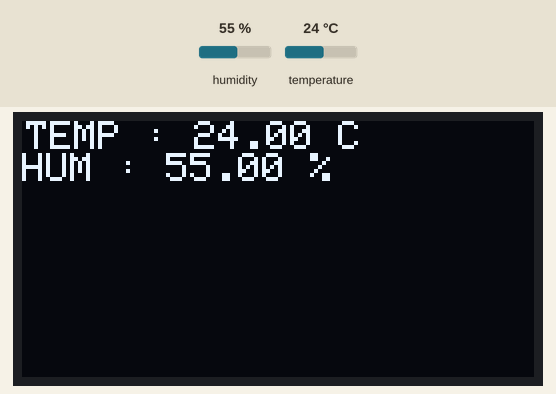
Bench run of a sketch on a simulated ESP8266 (NodeMCU). Parts: 128×64 one-colour display. The test bench sets the inputs (shaded band); at power-on: humidity 55 %, temperature 24 °C. WiFi joins after 1.5 s; servers stay silent unless stated; the display library's start-up logo is not drawn; what the sketch prints to the serial monitor is not drawn.

Above: at 9.9 s.
10.0 s: humidity set to 22 %
At 14.7 s:
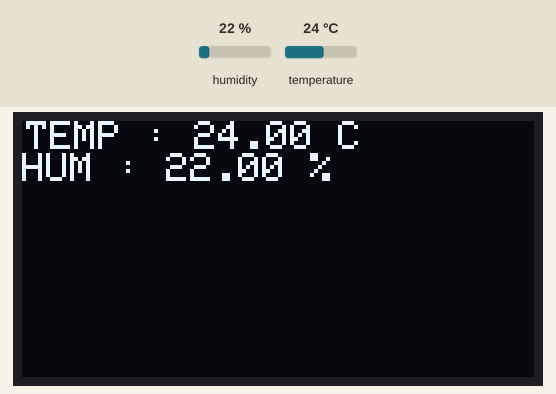
23.2 s: temperature set to 12 °C
At 26.0 s:
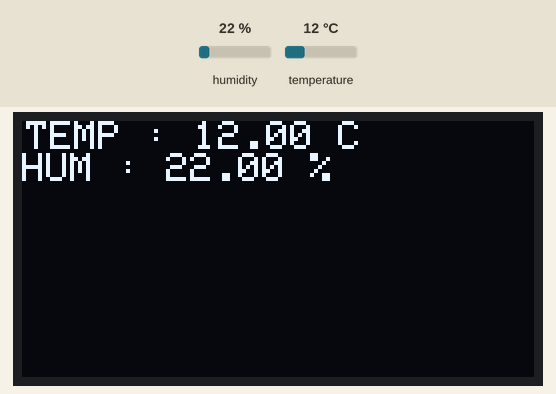
29.0 s: humidity set to 40 %
At 30.5 s:
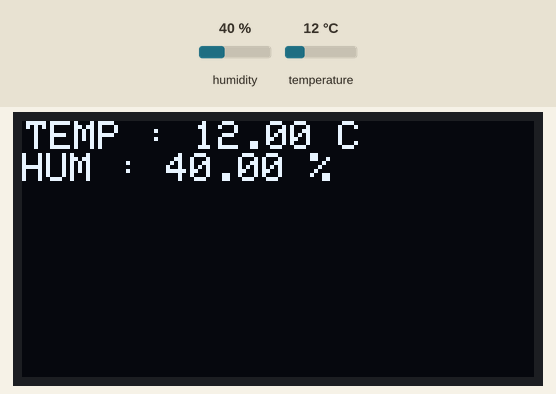
34.1 s: temperature set to 19 °C
Timing chart, 0 to 37.1 s (numbered marks = the images above; inputs shaded):
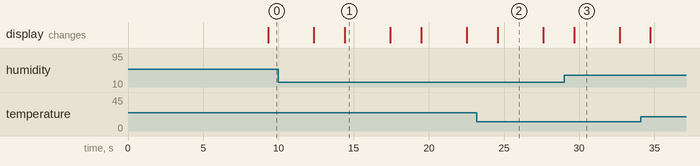

The sketch:

Node_C.ino
```cpp
#include <ESP8266WiFi.h>
#include <BlynkSimpleEsp8266.h>
#include <DHT.h>
//#include <BH1750.h>
#include <SPI.h>
#include <Wire.h>
#include <Adafruit_GFX.h>
#include <Adafruit_SSD1306.h>

//BH1750 lightMeter;

#define OLED_RESET LED_BUILTIN
Adafruit_SSD1306 display(OLED_RESET);

#define NUMFLAKES 10
#define XPOS 0
#define YPOS 1
#define DELTAY 2


#define LOGO16_GLCD_HEIGHT 16
#define LOGO16_GLCD_WIDTH  16
static const unsigned char PROGMEM logo16_glcd_bmp[] =
{ B00000000, B11000000,
  B00000001, B11000000,
  B00000001, B11000000,
  B00000011, B11100000,
  B11110011, B11100000,
  B11111110, B11111000,
  B01111110, B11111111,
  B00110011, B10011111,
  B00011111, B11111100,
  B00001101, B01110000,
  B00011011, B10100000,
  B00111111, B11100000,
  B00111111, B11110000,
  B01111100, B11110000,
  B01110000, B01110000,
  B00000000, B00110000 };

#if (SSD1306_LCDHEIGHT != 64)
#error("Height incorrect, please fix Adafruit_SSD1306.h!");
#endif

#define BLYNK_PRINT Serial

//char ssid[] = "@3BB";
//char pass[] = "glo123456";
char ssid[] = "JP-TRUE";
char pass[] = "123456789";
//char ssid[] = "galilao";
//char pass[] = "buu123456789";
//char ssid[] = "GALILAO";
//char pass[] = "BUU1234PM";
//char ssid[] = "stemlab2";
//char pass[] = "stemlab2019";
//char auth[] = "998c19840b11499092236f38c020fd4d"; //Token ของ Node C ของเม
//char auth1[] = "c0ba87394c8a4379924136cfc0661848";  //Token ของ Server ของเม
char auth[] = "2a92371b58e744108f9f235b8d60c955";  //Token ของ Node C ของหอม
char auth1[] = "6f14574d7fd641e5963d1888f40e51c7"; //Token ของ Server ของหอม
//char auth[] = "ba180d1d02f34a199bdbd73f214c352b";  //Token ของ Node C ของคอม
//char auth1[] = "6a00494a6ba0424fa8183104b80851e3"; //Token ของ Server ของคอม

BlynkTimer timer;

WidgetBridge bridge1(V15);

//String hum;
//String temp;
//String LI;
float h;
float t;
float lux;


#define DHTPIN  D3              // pin of sensor connected to
#define DHTTYPE DHT22           // DHT22 if useDHT22
DHT dht(DHTPIN, DHTTYPE);

void setup(){

    Serial.begin(9600);
    dht.begin();
    display.begin(SSD1306_SWITCHCAPVCC, 0x3C);
    display.display();
    delay(2000);
    display.clearDisplay();
    Blynk.begin(auth, ssid, pass, "oasiskit.com", 8080);

    if (Blynk.connect()){
        bridge1.setAuthToken(auth1);
    }

    //timer.setInterval(5000L, sendSensor_LUX);
    timer.setInterval(5000L, sendSensor_DHT);


    //Wire.begin(D5, D6);

    //lightMeter.begin();


}

void loop(){

    Blynk.run();
    timer.run();
    display.setTextSize(1.5);
    display.setTextColor(WHITE);
    display.setCursor(1,0);
    display.display();
    delay(1000);
    display.clearDisplay();

}

/*void sendSensor_LUX(){

    float lux = lightMeter.readLightLevel();
    //String LI = String(lux) ;
    Serial.print("Light: ");
    Serial.print(lux);
    Serial.println(" lx");
    delay(1000);
}  */

void sendSensor_DHT(){

    float h = dht.readHumidity();
    float t = dht.readTemperature();

    //String hum = String(h) + " %";
    //String temp = String(t) + " °C";

    if (isnan(h) || isnan(t)){
        Serial.println("Failed to read from DHT sensor!");
        return;
    }

    Serial.print("Humidity is: "); Serial.println(h);
    Serial.print("Temperature is: "); Serial.println(t);
    display.print("TEMP : "); display.print( t); display.println(" C");
    display.print("HUM : "); display.print( h); display.println(" %");
    display.display();
    delay(2000);
    display.clearDisplay();


    Blynk.virtualWrite(V1, h);    //เอาไว้เชคว่ารับค่าความชื้นได้มั้ย
    Blynk.virtualWrite(V2, t);    //เอาไว้เชคว่ารับค่าอุณหภูมิได้มั้ย
    bridge1.virtualWrite(V15, h); //Node C ส่งค่าความชื้นไปให้ Server
    bridge1.virtualWrite(V16, t); //Node C ส่งค่าอุณหภูมิไปให้ Server
    delay(1000);


}
```

Measured:
- after the input at 10.0 s, the display: first differs from a run without the input after 4.4 s (image 1)
- after the input at 23.2 s, the display: changes after 1.4 s (image 2)
- after the input at 29.0 s, the display: changes after 0.65 s (image 3)
- what the display in image 1 shows lasts 3.0 s, from 14.4 s to 17.4 s
